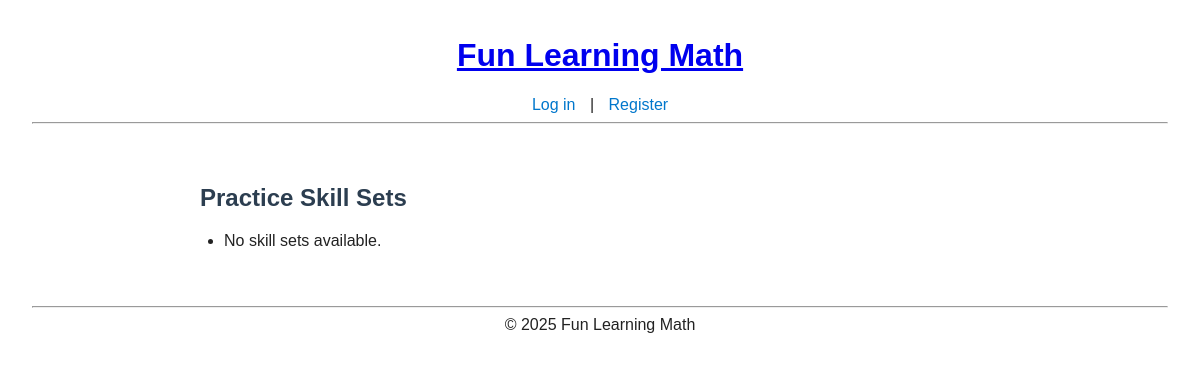
Page /practice/skills/ on the earlier database version.
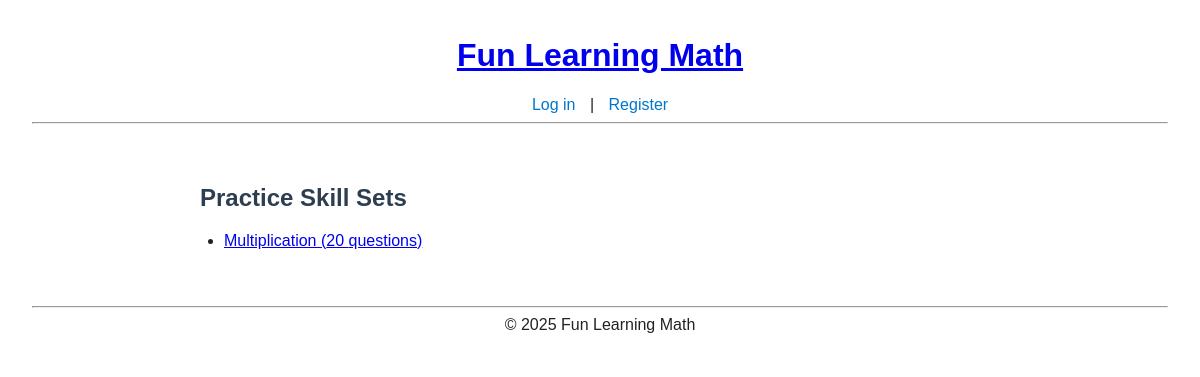
Same page on the later database version.
### practice/models.py (models this page shows, shortened)
class SkillSet(models.Model):
    title = models.CharField(max_length=100)
    description = models.TextField(blank=True)
    related_standards = models.ManyToManyField(Standard, blank=True)

### practice/views.py (the view)
# urls.py: path("skills/", views.skillset_list, name="skillset_list"),
def skillset_list(request):
    return render(request, "practice/skillset_list.html", {"skillsets": SkillSet.objects.all()})

### practice/templates/practice/skillset_list.html (shortened to what this page needs)
{% extends "base.html" %}
{% block content %}
<h2>Practice Skill Sets</h2>
<ul>
  {% for ss in skillsets %}
    <li>
      <a href="{% url 'practice:start' ss.id %}">
        {{ ss.title }} ({{ ss.practice_questions.count }} questions)
      </a>
    </li>
  {% empty %}
    <li>No skill sets available.</li>
  {% endfor %}
</ul>
{% endblock %}

Differences in the rows shown:
added SkillSet: title "Multiplication", practice_questions.count "20"
Other differences:
text no longer shown: "No skill sets available."
